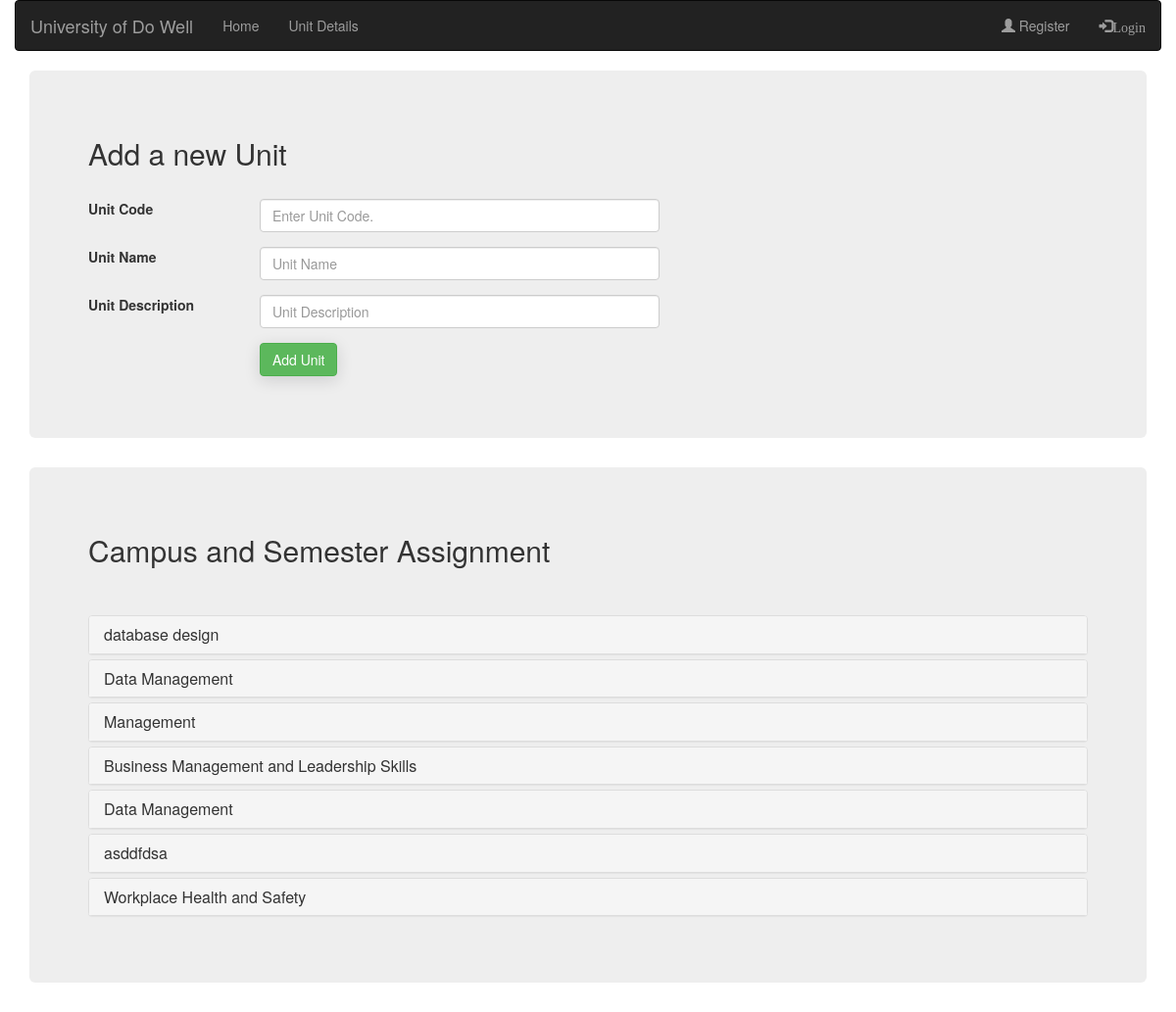
/masterunits.php, run on the app's committed database.
### tables this page shows
CREATE TABLE IF NOT EXISTS `unit` (
  `code` varchar(10) NOT NULL,
  `name` varchar(200) NOT NULL,
  `description` varchar(1000) NOT NULL,
  `max_staff` int(10) DEFAULT NULL
);

### masterunits.php (the view, shortened to what this page needs)
<?php require('header.php') ?>
<?php require('controller/db_connect.php')?>
     <div class="container">
        <div class="jumbotron">
            <h2>Add a new Unit</h2><br>
            <form>
                <div class="form-group row">
                    <label for="colFormLabelLg" class="col-sm-2 col-form-label col-form-label-lg">Unit Code</label>
                    <div class="col-sm-5">
                    <input type="type" class="form-control form-control-lg" id="unit_code" name="unit_code" placeholder="Enter Unit Code." required>
                    </div>
                </div>
                <div class="form-group row">
                    <label for="colFormLabelLg" class="col-sm-2 col-form-label col-form-label-lg">Unit Name</label>
                    <div class="col-sm-5">
                    <input type="text" class="form-control form-control-lg" id="unit_name" name = "unit_name" placeholder="Unit Name" required>
                    </div>
                </div>
                <div class="form-group row">
                    <label for="colFormLabelLg" class="col-sm-2 col-form-label col-form-label-lg">Unit Description</label>
                    <div class="col-sm-5">
                    <input type="textarea " rows="3" class="form-control form-control-lg" id="unit_description" name="unit_description" placeholder="Unit Description" required>
                    </div>
                </div>
                <div class="form-group row">
                    <label for="colFormLabelLg" class="col-sm-2 col-form-label col-form-label-lg"></label>
                    <div class="col-sm-5">
                    <button type="submit" class="btn btn-success" onclick="add_unit()">Add Unit</button>
                    </div>
                </div>
            </form>
        </div>
     </div>
        <div class="container" id="unit-list">
            <div class="jumbotron">
                <h2>Campus and Semester Assignment</h2><br><br>
                <div class="panel-group" id="accordion">
                    <?php
                        $sql = "SELECT * FROM unit;";
                        $result = $conn->query($sql);
                        if ($result->num_rows > 0) {
                            while($row = $result->fetch_assoc()) {
                              $unit_code = $row["code"];
                              $unit_name = $row["name"];
                              ?>
                              <div class="panel panel-default">
                                    <div class="panel-heading">
                                        <h4 class="panel-title">
                                            <a data-toggle="collapse" data-parent="#accordion" href="#<?php echo $unit_code ?>">
                                            <?php echo $unit_name?></a>
                                        </h4>
                                    </div>
                                </div>
                              <?php
                            }
                        } else {
                            echo "0 results";
                        }
                    ?>
                </div>
            </div>
        </div>
<?php require('footer.php') ?>

### data on the page
unit: name "database design"
unit: name "Data Management"
unit: name "Management"
unit: name "Business Management and Leadership Skills"
unit: name "Data Management"
unit: name "asddfdsa"
unit: name "Workplace Health and Safety"
